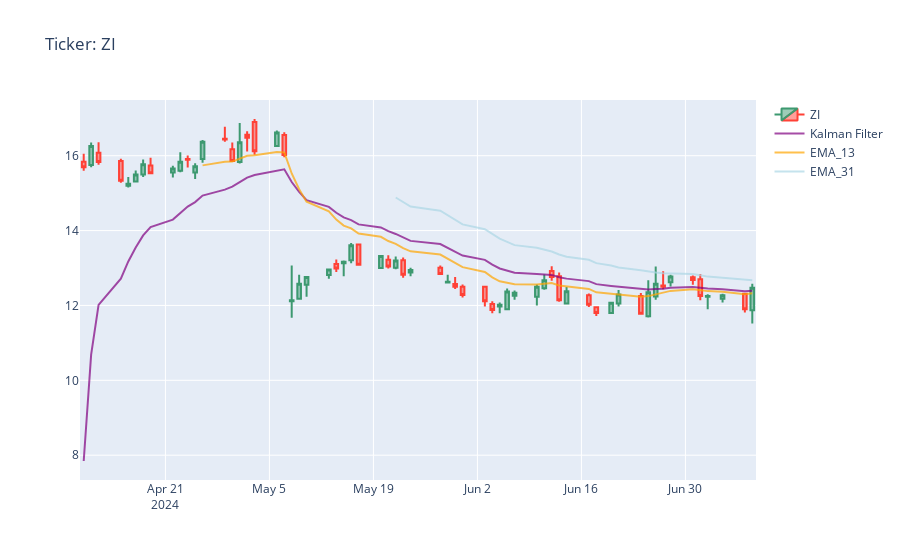
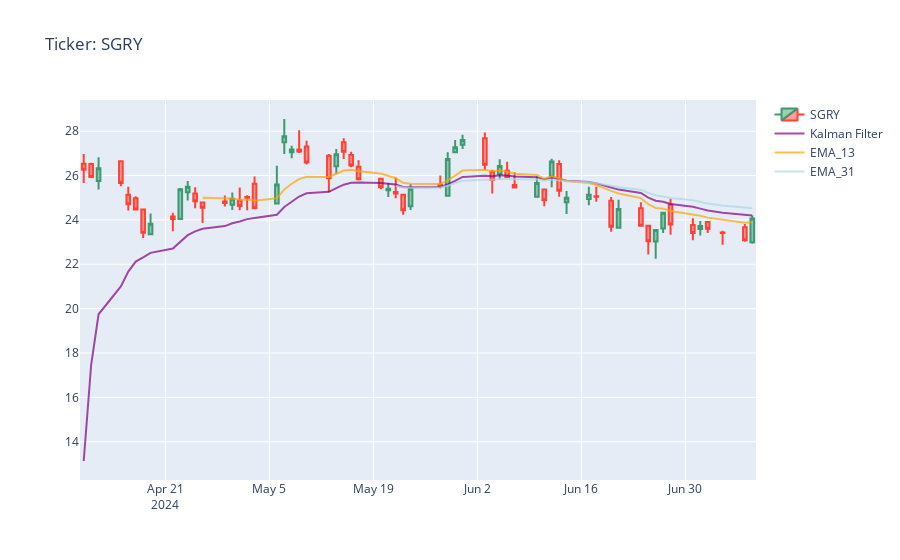
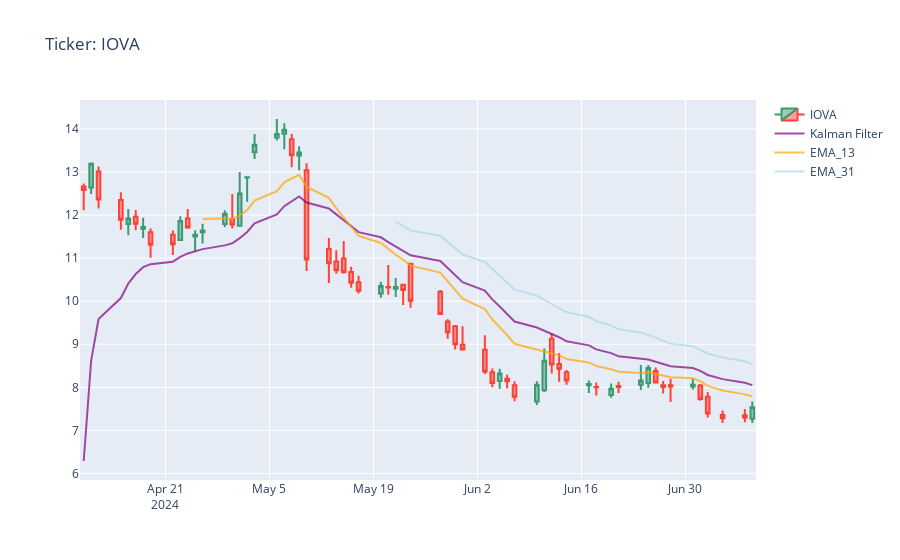
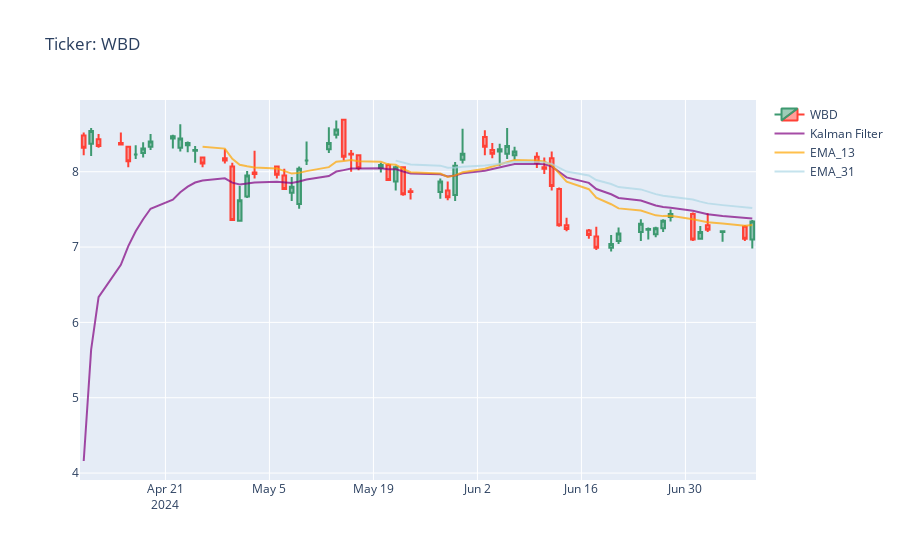

Notebook code for these charts, in order:
### Markdown cell above
# Exit Points

### Code cell
print('\n Exit Points')
for i,v in [(v,yf.download(tickers=v, period='3mo', interval='1d')) for i,v in List.top_movers.items()]:
    try:
        #calculate_symbol(v)
        if (calculate_symbol(v)[9] == True) & (calculate_symbol(v)[4] >= "50"):
            print(f'\n\nTicker: {i}\n\n "Entry Point"  AMAT &  (EMA_13 > Kalman) & (Choppiness >= 50):',calculate_symbol(v)[8])
            print(' "Exit Point"  ~AMAT & ~(EMA_13 > Kalman):',calculate_symbol(v)[9])
            print('\n\nClose:',calculate_symbol(v)[1])
            print('Ichimoku 9-Day Forecast:',calculate_symbol(v)[2])
            print('Ichimoku 26-Day Forecast:',calculate_symbol(v)[3])
            print('Choppiness (%):',calculate_symbol(v)[4])
            print('RSI:',calculate_symbol(v)[5])
            print('Archer MA Trending:',calculate_symbol(v)[6])
            print('EMA_13 > Kalman:',calculate_symbol(v)[7])
            print('Low > Kalman:',calculate_symbol(v)[10])
            plot(v.tail(90),i)
        else:pass
    except:pass
